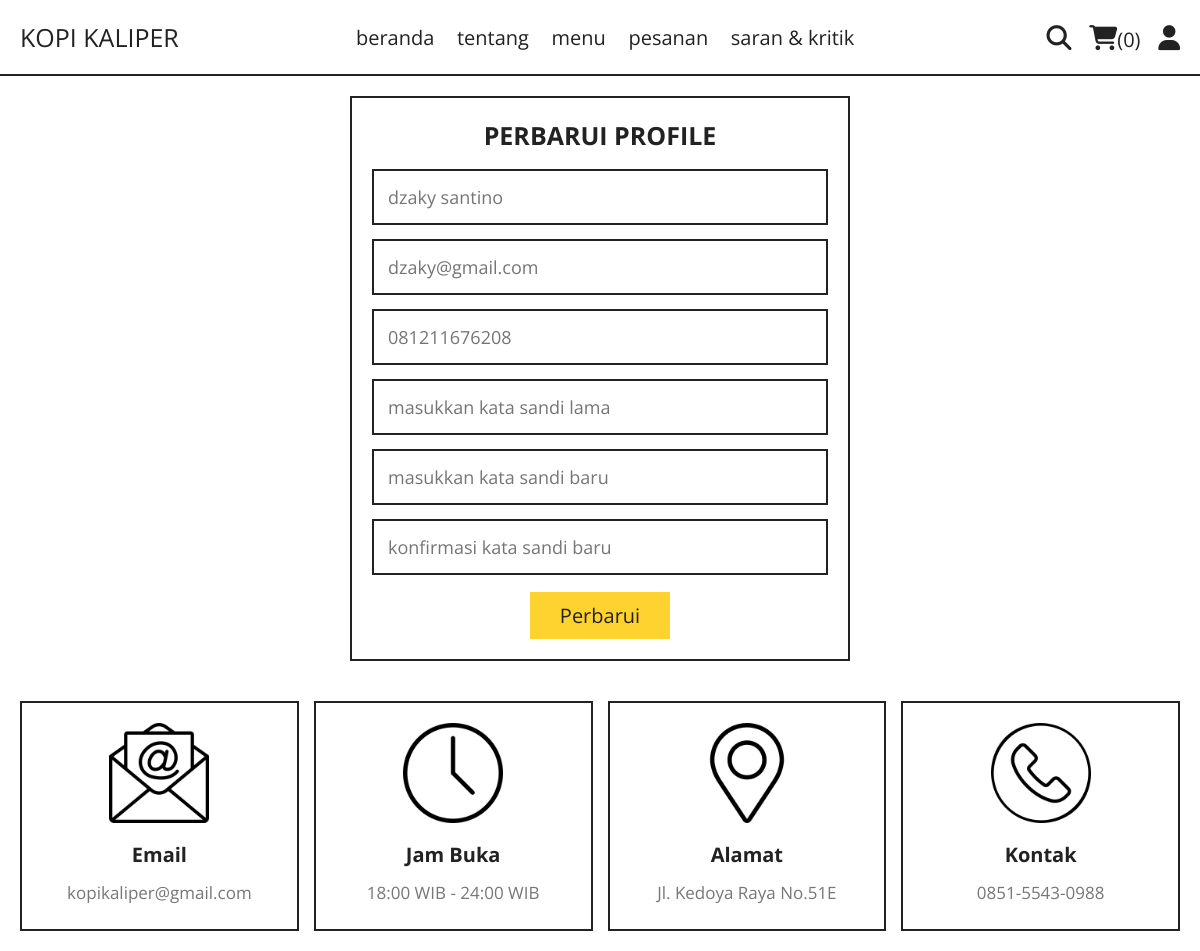
The page /update_profile.php (signed in) on the database its author committed.
### tables this page shows
CREATE TABLE `users` (
  `id` int(100) NOT NULL,
  `nama` varchar(20) NOT NULL,
  `email` varchar(50) NOT NULL,
  `no_hp` varchar(13) NOT NULL,
  `password` varchar(50) NOT NULL,
  `no_meja` varchar(10) NOT NULL
);

### update_profile.php (the view, shortened to what this page needs)
<?php
include 'components/connect.php';
?>
<!DOCTYPE html>
<html lang="en">
<head>
   <link rel="stylesheet" href="https://cdnjs.cloudflare.com/ajax/libs/font-awesome/6.1.1/css/all.min.css">
   <link rel="stylesheet" href="css/style.css">
</head>
<body>
<?php include 'components/user_header.php'; ?>
<section class="form-container update-form">
   <form action="" method="post">
      <h3>perbarui profile</h3>
      <input type="text" name="nama" placeholder="<?= $fetch_profile['nama']; ?>" class="box" maxlength="50">
      <input type="email" name="email" placeholder="<?= $fetch_profile['email']; ?>" class="box" maxlength="50" oninput="this.value = this.value.replace(/\s/g, '')">
      <input type="number" name="no_hp" placeholder="<?= $fetch_profile['no_hp']; ?>"" class="box" min="0" max="9999999999999" maxlength="13">
      <input type="password" name="old_pass" placeholder="masukkan kata sandi lama " class="box" maxlength="50" oninput="this.value = this.value.replace(/\s/g, '')">
      <input type="password" name="new_pass" placeholder="masukkan kata sandi baru " class="box" maxlength="50" oninput="this.value = this.value.replace(/\s/g, '')">
      <input type="password" name="confirm_pass" placeholder="konfirmasi kata sandi baru" class="box" maxlength="50" oninput="this.value = this.value.replace(/\s/g, '')">
      <input type="submit" value="perbarui" name="submit" class="btn">
   </form>
</section>
<?php include 'components/footer.php'; ?>
</body>
</html>

### css/style.css (style rules this page uses)
:root { --yellow:#fed330; --red:#e74c3c; --white:#fff; --black:#222; --light-color:#777; --border:.2rem solid var(--black); }
* { font-family: "Open Sans", sans-serif; margin:0; padding:0; box-sizing: border-box; outline: none; border: none; text-decoration: none; }
html { font-size: 62.5%; overflow-x: hidden; scroll-behavior: smooth; stop-opacity: 7rem; }
section { margin:0 auto; max-width: 1200px; padding:2rem; }
.btn, .delete-btn { margin-top: 1rem; display: inline-block; font-size: 2rem; padding:1rem 3rem; cursor: pointer; text-transform: capitalize; transition: .2s linear; }
.btn { background-color: var(--yellow); color:var(--black); }
.form-container form { border:var(--border); margin:0 auto; max-width: 50rem; padding:2rem; text-align: center; }
.form-container form h3 { font-size: 2.5rem; color:var(--black); text-transform: uppercase; margin-bottom: 1rem; }
.form-container form .box { margin:.7rem 0; width: 100%; border:var(--border); padding:1.4rem; font-size: 1.8rem; color:var(--black); }

### rows shown on the page
users: nama "dzaky santino", email "dzaky@gmail.com", no_hp "081211676208"

### other values the page prints
$total_cart_items "0"
